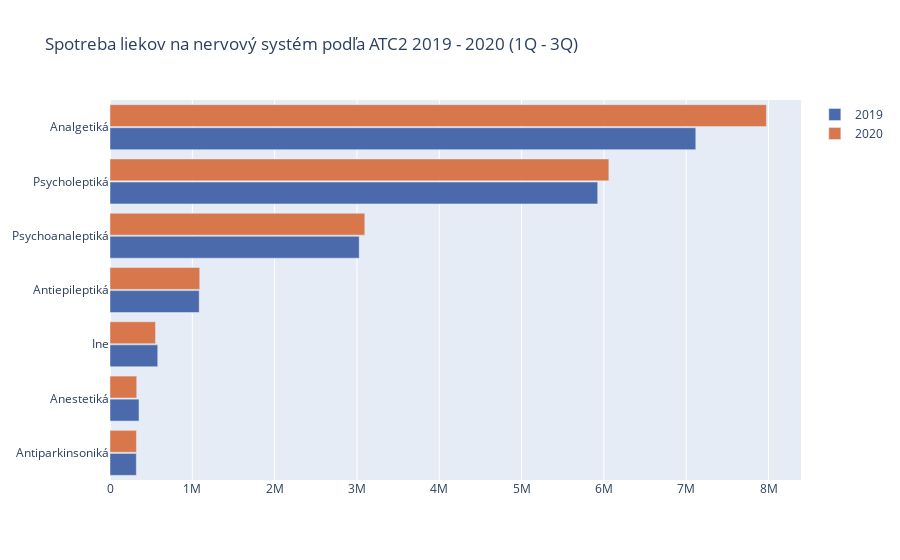

The cell this chart's notebook holds for it:
### Code cell
fig = px.bar(tab_compare_neural_drugs, y="ATC2_popis", x=[2019,2020], barmode="group",orientation='h',title="Percentage of GDP invested in research and development")
fig = go.Figure()
fig.add_trace(go.Bar(x=tab_compare_neural_drugs[2019],
                y=tab_compare_neural_drugs['ATC2_popis'],
                name='2019',
                marker_color=modra, orientation= 'h'
                ))
fig.add_trace(go.Bar(x=tab_compare_neural_drugs[2020],
                y=tab_compare_neural_drugs['ATC2_popis'],
                name='2020',
                marker_color=oranzova, orientation= 'h'
                ))

fig.update_layout(
    title='Spotreba liekov na nervový systém podľa ATC2 2019 - 2020 (1Q - 3Q)',
    barmode='group',
    bargap=0.15, # gap between bars of adjacent location coordinates.
    bargroupgap=0.05 # gap between bars of the same location coordinate.
)

fig.show()

### Figure 1 — Plotly figure (JSON) as saved in the notebook; plotly's stock layout.template omitted (floating-point values rounded to 4 significant figures)
{"data": [{"marker": {"color": "#4B6AAB"}, "name": "2019", "orientation": "h", "type": "bar", "x": [319800.0, 352400.0, 579900.0, 1083000.0, 3027000.0, 5925000.0, 7116000.0], "y": ["Antiparkinsoniká", "Anestetiká", "Ine", "Antiepileptiká", "Psychoanaleptiká", "Psycholeptiká", "Analgetiká"]}, {"marker": {"color": "#D8764C"}, "name": "2020", "orientation": "h", "type": "bar", "x": [321300.0, 324800.0, 552900.0, 1090000.0, 3095000.0, 6060000.0, 7974000.0], "y": ["Antiparkinsoniká", "Anestetiká", "Ine", "Antiepileptiká", "Psychoanaleptiká", "Psycholeptiká", "Analgetiká"]}], "layout": {"bargap": 0.15, "bargroupgap": 0.05, "barmode": "group", "title": {"text": "Spotreba liekov na nervový systém podľa ATC2 2019 - 2020 (1Q - 3Q)"}}}
